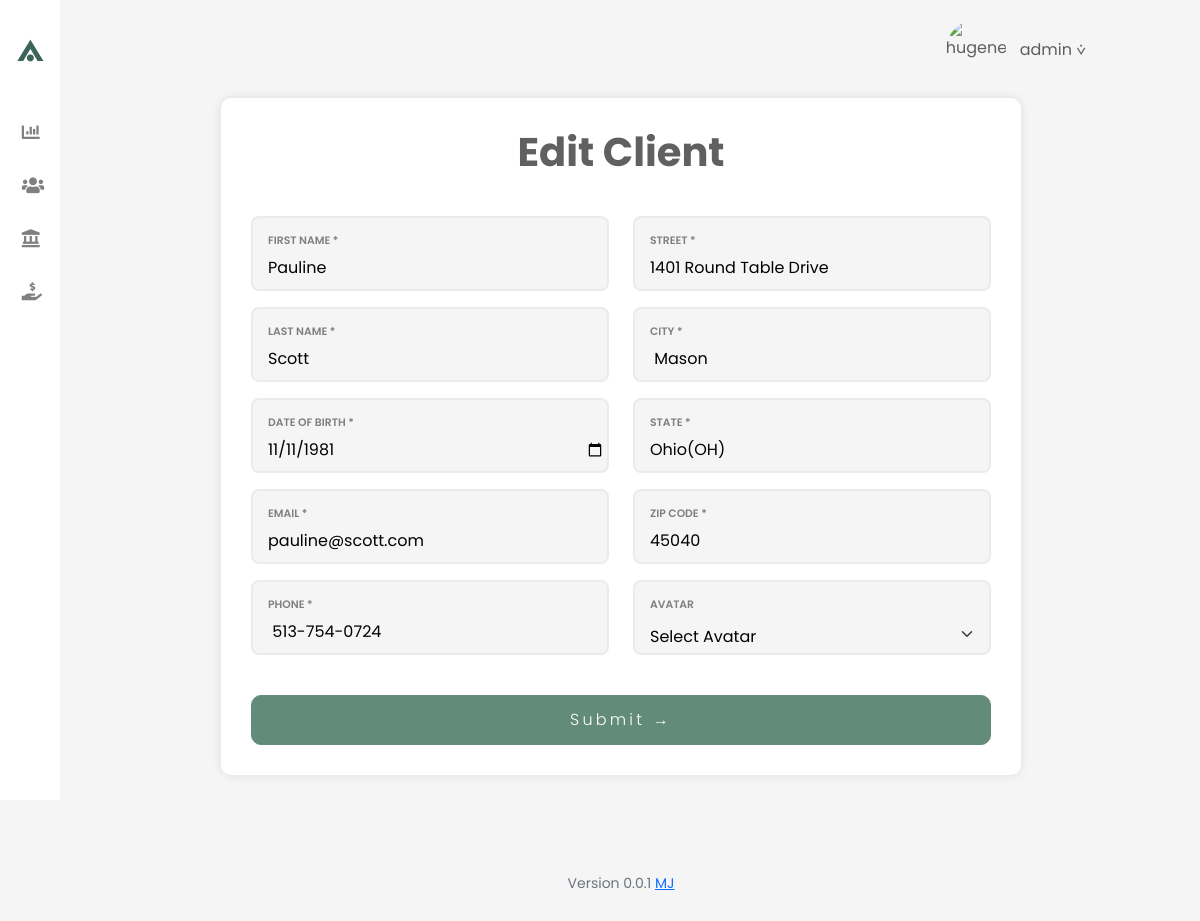
The page /edit_client/11 (signed in) on the database its author committed.
### tables this page shows
CREATE TABLE clients (
    client_id INTEGER PRIMARY KEY AUTOINCREMENT,
    first_name TEXT NOT NULL,
    last_name TEXT NOT NULL,
    date_of_birth DATE,
    email TEXT,
    phone TEXT,
    photo TEXT,
    street TEXT,
    city TEXT,
    state TEXT,
    zip TEXT
);

### flask_app/controllers/client_controller.py (the view, shortened to what this page needs)
@client_bp.route("/edit_client/<int:client_id>", methods=("GET", "POST"))
@login_required
def edit_client(client_id):
    client = ClientManager.get_client_by_id(client_id)
    user = UserService.get_user_by_email(client['email'])
    return render_template("clients/edit_client.html", client=client)

### flask_app/__init__.py (called while the page is built)
def create_app(config_name="default"):
    app = Flask(__name__)
    app.config.from_object(config[config_name])
    from .controllers.auth_controller import auth_bp
    from .controllers.client_controller import client_bp
    from .controllers.policy_controller import policy_bp
    from .controllers.claim_controller import claim_bp
    from .controllers.stats_controller import dashboard_bp
    app.register_blueprint(auth_bp)
    app.register_blueprint(client_bp)
    app.register_blueprint(policy_bp)
    app.register_blueprint(claim_bp)
    app.register_blueprint(dashboard_bp)
    Session(app)
    @app.after_request
    def add_header(response):
        response.headers["Cache-Control"] = "no-cache, no-store, must-revalidate"
        response.headers["Pragma"] = "no-cache"
        response.headers["Expires"] = "0"
        return response
    return app

### flask_app/controllers/auth_controller.py (called while the page is built)
def login_required(f):
    @wraps(f)
    def decorated_function(*args, **kwargs):
        if session.get("user_id") is None:
            return redirect("/login")
        return f(*args, **kwargs)
    return decorated_function

### flask_app/models/__init__.py (called while the page is built)
def get_db_connection():
    conn = sqlite3.connect("flask_app/insurance.db")
    conn.row_factory = sqlite3.Row
    return conn

### flask_app/models/auth.py (called while the page is built)
    @staticmethod
    def get_user_by_email(email):
        with get_db_connection() as conn:
            cursor = conn.execute(
                "SELECT * FROM Users WHERE email = ?", (email,)
            )
            user = cursor.fetchone()
        return user

### flask_app/models/client.py (called while the page is built)
    @staticmethod
    def get_client_by_id(client_id):
        with get_db_connection() as conn:
            client = conn.execute(
                "SELECT * FROM clients WHERE client_id = ?", (client_id,)
            ).fetchone()
        return client

### flask_app/templates/clients/edit_client.html (shortened to what this page needs)
{% extends "layout.html" %}
{% block main %}
<div class="container form-frame">
    <h1 class="text-center">Edit Client</h1>
    <form method="post" class="row g-4" id="contact-form" role="form">
        <div class="col-md-6">
            <div class="form-group">
                <label for="first_name" class="form-label">FIRST NAME *</label>
                <input type="text" id="first_name" name="first_name" class="form-control" value="{{ client.first_name }}" required>
            </div>
            <div class="form-group">
                <label for="last_name" class="form-label">LAST NAME *</label>
                <input type="text" id="last_name" name="last_name" class="form-control" value="{{ client.last_name }}" required>
            </div>
            <div class="form-group">
                <label for="date_of_birth" class="form-label">DATE OF BIRTH *</label>
                <input type="date" id="date_of_birth" name="date_of_birth" class="form-control" value="{{ client.date_of_birth }}" required>
            </div>
            <div class="form-group">
                <label for="email" class="form-label">EMAIL *</label>
                {% if session["role"] == 'administrator' %}
                <input type="text" id="email" name="email" class="form-control" value="{{ client.email }}" required>
                {% elif session["role"] == 'insured' %}
                <input type="email" id="email" name="email" class="form-control" value="{{ client.email }}" required>
                {% endif %}
            </div>
            <div class="form-group">
                <label for="phone" class="form-label">PHONE *</label>
                <input type="text" id="phone" name="phone" class="form-control" value="{{ client.phone }}" required>
            </div>
        </div>
        <div class="col-md-6">
            <div class="form-group">
                <label for="street" class="form-label">STREET *</label>
                <input type="text" id="street" name="street" class="form-control" value="{{ client.street }}" required>
            </div>
            <div class="form-group">
                <label for="city" class="form-label">CITY *</label>
                <input type="text" id="city" name="city" class="form-control" value="{{ client.city }}" required>
            </div>
            <div class="form-group">
                <label for="state" class="form-label">STATE *</label>
                <input type="text" id="state" name="state" class="form-control" value="{{ client.state }}" required>
            </div>
            <div class="form-group">
                <label for="zip" class="form-label">ZIP CODE *</label>
                <input type="text" id="zip" name="zip" class="form-control" value="{{ client.zip }}" required>
            </div>
            <div class="form-group">
                <label for="avatar" class="form-label">AVATAR</label>
                <select class="form-select" id="avatar" name="avatar">
                    <option value="">Select Avatar</option>
                </select>
            </div>
        </div>
        <div class="col-12 text-center">
            <button type="submit" class="btn btn-form btn-submit">Submit →</button>
        </div>
    </form>
</div>
{% endblock %}

### flask_app/static/css/styles.css (style rules this page uses)
:root { --color-light-gray: #F5F5F5; --color-gray: #606060; --color-medium-gray: #7F7F7F; --color-dark-gray: #343a40; --color-light-red: #FFE6E6; --color-red: #EF6351; --color-dark-red: #FF5050; --color-font-red:#FFACAC; --color-pink: #FFC1C1; --color-light-yellow: #FFD500; --color-green: #3D645A; --color-hover-green: #314d45; --color-hover-light-green: #345C46; --color-light-green: #638B79; --color-white: #FFFFFF; --color-button-hover-green: #28A745; --color-table-header: #EAEAEA; --color-table-header-text: #737373; --color-black: #000000; }
body { font-family: 'Poppins', sans-serif; background-color: var(--color-light-gray); padding-right: 20px; }
h1, h2 { margin-bottom: 40px; font-weight: 700; color: var(--color-gray); }
.form-frame { background-color: var(--color-white); padding: 30px; border-radius: 10px; box-shadow: 0 0 10px rgba(0, 0, 0, 0.1); max-width: 800px; margin: 50px auto; }
.form-group { background-color: var(--color-light-gray); border: 2px solid #EBEBEB; border-radius: 8px; margin-bottom: 1rem; box-sizing: border-box; overflow: hidden; }
.form-label { color: var(--color-medium-gray); font-weight: 600; padding: 15px 0 0 15px; font-size: 0.675rem; border-radius: 5px; display: inline-block; margin-bottom: 0; }
.form-control, .form-control[readonly], .form-control-login, .form-select, textarea.form-control { background-color: var(--color-light-gray); padding: 0 0 5px 15px; font-size: 1rem; color: var(--color-black); border-radius: 5px; border: none; width: calc(100% - 2px); height: 38px; box-sizing: border-box; }
.form-select { padding: 10px 0 5px 15px !important; }
input.form-control::placeholder, textarea.form-control::placeholder { color: lightgray; }
.btn-form { padding: 0.75rem; border-radius: 10px; background-color: var(--color-light-green); color: var(--color-white); border: 1px solid var(--color-light-green); cursor: pointer; transition: background-color 0.3s ease; }
.btn-submit { font-weight: 300; letter-spacing: 0.2em; width: 100%; margin-left: 0; }

### rows shown on the page
clients: first_name "Pauline", last_name "Scott", date_of_birth "11/11/1981", email "pauline@scott.com", phone "513-754-0724", street "1401 Round Table Drive", city "Mason", state "Ohio(OH)", zip "45040"

### other values the page prints
{{ session["email"] }} "admin"
